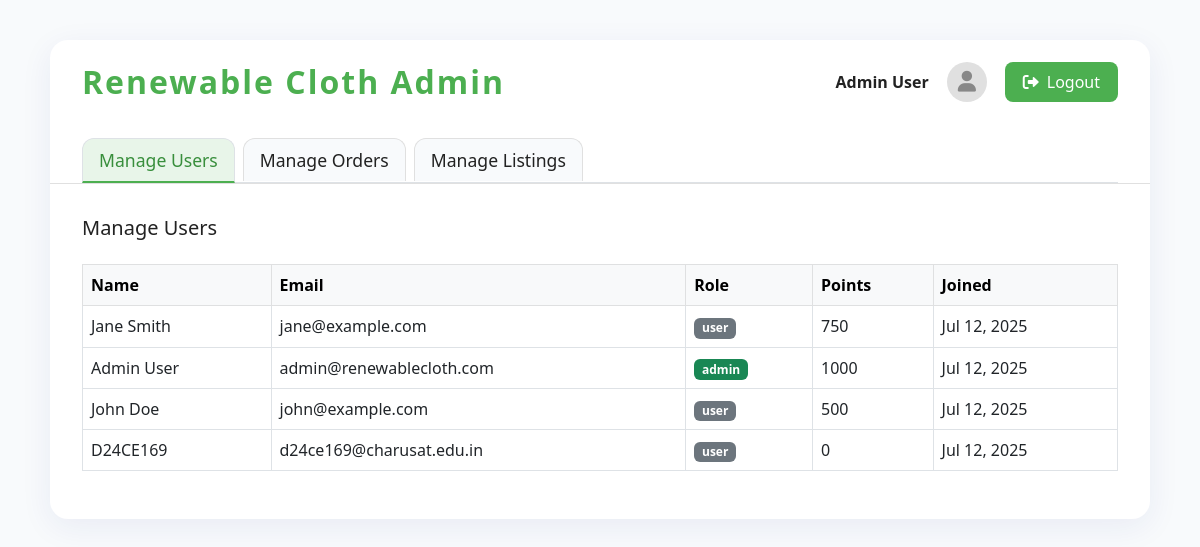
Screenshot of /admin/adminpanel.php (signed in) with the database file from the repository.
### tables this page shows
CREATE TABLE `users` (
  `user_id` char(36) NOT NULL,
  `name` varchar(100) NOT NULL,
  `email` varchar(255) NOT NULL,
  `password_hash` varchar(255) NOT NULL,
  `points` int(11) DEFAULT 0,
  `role` enum('user','admin') DEFAULT 'user',
  `status` enum('Pending','Approved','Rejected') DEFAULT 'Pending',
  `created_at` timestamp NOT NULL DEFAULT current_timestamp(),
  `updated_at` timestamp NOT NULL DEFAULT current_timestamp() ON UPDATE current_timestamp()
);

### auth/session.php (called while the page is built, shortened)
<?php
function isLoggedIn() {
    return isset($_SESSION['user_id']);
}
function getCurrentUser() {
    if (isLoggedIn()) {
        return [
            'id' => $_SESSION['user_id'],
            'name' => $_SESSION['user_name'],
            'email' => $_SESSION['user_email']
        ];
    }
    return null;
}
?>

### admin/adminpanel.php (the view, shortened to what this page needs)
<?php
require_once '../auth/session.php';
require_once '../auth/database.php';
$user = getCurrentUser();
$stmt = $pdo->prepare("SELECT * FROM users ORDER BY created_at DESC");
$stmt->execute();
$all_users = $stmt->fetchAll();
?>
<!DOCTYPE html>
<html lang="en">
<head>
    <link href="https://cdn.jsdelivr.net/npm/bootstrap@5.3.0/dist/css/bootstrap.min.css" rel="stylesheet">
    <link href="https://cdnjs.cloudflare.com/ajax/libs/font-awesome/6.0.0/css/all.min.css" rel="stylesheet">
</head>
<body>
    <div class="adminpanel-container">
        <div class="adminpanel-header">
            <div class="adminpanel-logo">Renewable Cloth Admin</div>
            <div class="profile-section">
                <span class="profile-name"><?php echo htmlspecialchars($user['name']); ?></span>
                <div class="profile-avatar"><i class="fas fa-user"></i></div>
                <a href="../auth/logout.php" class="logout-link"><i class="fas fa-sign-out-alt me-2"></i>Logout</a>
            </div>
        </div>
        <div class="adminpanel-tabs">
            <ul class="nav nav-tabs" id="adminTab" role="tablist">
                <li class="nav-item" role="presentation">
                    <button class="nav-link active" id="users-tab" data-bs-toggle="tab" data-bs-target="#users" type="button" role="tab" aria-controls="users" aria-selected="true">Manage Users</button>
                </li>
                <li class="nav-item" role="presentation">
                    <button class="nav-link" id="orders-tab" data-bs-toggle="tab" data-bs-target="#orders" type="button" role="tab" aria-controls="orders" aria-selected="false">Manage Orders</button>
                </li>
                <li class="nav-item" role="presentation">
                    <button class="nav-link" id="listings-tab" data-bs-toggle="tab" data-bs-target="#listings" type="button" role="tab" aria-controls="listings" aria-selected="false">Manage Listings</button>
                </li>
            </ul>
        </div>
        <div class="tab-content" id="adminTabContent">
            <div class="tab-pane fade show active" id="users" role="tabpanel" aria-labelledby="users-tab">
                <h5 class="mb-4">Manage Users</h5>
                <div class="table-responsive">
                    <table class="table table-bordered align-middle bg-white">
                        <thead class="table-light">
                            <tr>
                                <th>Name</th>
                                <th>Email</th>
                                <th>Role</th>
                                <th>Points</th>
                                <th>Joined</th>
                            </tr>
                        </thead>
                        <tbody>
                            <?php foreach ($all_users as $u): ?>
                            <tr>
                                <td><?= htmlspecialchars($u['name']) ?></td>
                                <td><?= htmlspecialchars($u['email']) ?></td>
                                <td><span class="badge <?= $u['role']==='admin'?'bg-success':'bg-secondary' ?>"><?= htmlspecialchars($u['role']) ?></span></td>
                                <td><?= htmlspecialchars($u['points']) ?></td>
                                <td><?= date('M j, Y', strtotime($u['created_at'])) ?></td>
                            </tr>
                            <?php endforeach; ?>
                        </tbody>
                    </table>
                </div>
            </div>
        </div>
    </div>
</body>
</html>

### admin/adminpanel.php (style rules this page uses)
body { background: #f8fafc; color: #222; min-height: 100vh; }
.adminpanel-container { background: #fff; border-radius: 18px; margin: 40px auto; max-width: 1100px; box-shadow: 0 8px 32px 0 rgba(31, 38, 135, 0.07); padding: 0; }
.adminpanel-header { display: flex; justify-content: space-between; align-items: center; padding: 18px 32px 0 32px; }
.adminpanel-logo { font-size: 2rem; font-weight: bold; color: #4CAF50; letter-spacing: 2px; }
.profile-section { display: flex; align-items: center; gap: 18px; }
.profile-name { font-weight: 600; color: #222; }
.profile-avatar { width: 40px; height: 40px; border-radius: 50%; background: #e0e0e0; display: flex; align-items: center; justify-content: center; font-size: 1.3rem; color: #888; }
.logout-link { color: #fff; background: #4CAF50; border-radius: 8px; padding: 8px 18px; text-decoration: none; font-weight: 500; transition: background 0.2s; }
.adminpanel-tabs { margin: 32px 0 0 0; border-bottom: 1.5px solid #e0e0e0; padding: 0 32px; }
.nav-tabs .nav-link { color: #222; font-weight: 500; font-size: 1.1rem; border: 1px solid #e0e0e0; border-bottom: none; border-radius: 12px 12px 0 0; margin-right: 8px; background: #f8fafc; transition: background 0.2s, color 0.2s; }
.nav-tabs .nav-link.active, .nav-tabs .nav-link:hover { background: #e8f5e9; color: #388e3c; border-bottom: 2px solid #4CAF50; }
.tab-content { padding: 32px; }

### rows the page displays
users: name "Admin User", email "admin@renewablecloth.com", role "admin", points "1000", created_at "Jul 12, 2025"
users: name "Jane Smith", email "jane@example.com", role "user", points "750", created_at "Jul 12, 2025"
users: name "John Doe", email "john@example.com", role "user", points "500", created_at "Jul 12, 2025"
users: name "D24CE169", email "d24ce169@charusat.edu.in", role "user", points "0", created_at "Jul 12, 2025"
